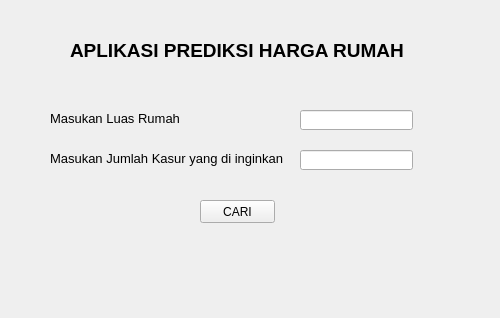
<?xml version="1.0" encoding="UTF-8"?>
<ui version="4.0">
 <class>Form</class>
 <widget class="QWidget" name="Form">
  <property name="geometry">
   <rect>
    <x>0</x>
    <y>0</y>
    <width>500</width>
    <height>318</height>
   </rect>
  </property>
  <property name="windowTitle">
   <string>Form</string>
  </property>
  <widget class="QLabel" name="label">
   <property name="geometry">
    <rect>
     <x>70</x>
     <y>20</y>
     <width>371</width>
     <height>61</height>
    </rect>
   </property>
   <property name="font">
    <font>
     <pointsize>14</pointsize>
     <weight>75</weight>
     <bold>true</bold>
    </font>
   </property>
   <property name="text">
    <string>APLIKASI PREDIKSI HARGA RUMAH</string>
   </property>
  </widget>
  <widget class="QLabel" name="label_2">
   <property name="geometry">
    <rect>
     <x>50</x>
     <y>110</y>
     <width>131</width>
     <height>16</height>
    </rect>
   </property>
   <property name="font">
    <font>
     <pointsize>10</pointsize>
    </font>
   </property>
   <property name="text">
    <string>Masukan Luas Rumah</string>
   </property>
  </widget>
  <widget class="QLineEdit" name="lineEdit">
   <property name="geometry">
    <rect>
     <x>300</x>
     <y>110</y>
     <width>113</width>
     <height>20</height>
    </rect>
   </property>
  </widget>
  <widget class="QLabel" name="label_3">
   <property name="geometry">
    <rect>
     <x>50</x>
     <y>150</y>
     <width>241</width>
     <height>16</height>
    </rect>
   </property>
   <property name="font">
    <font>
     <pointsize>10</pointsize>
    </font>
   </property>
   <property name="text">
    <string>Masukan Jumlah Kasur yang di inginkan</string>
   </property>
  </widget>
  <widget class="QLineEdit" name="lineEdit_2">
   <property name="geometry">
    <rect>
     <x>300</x>
     <y>150</y>
     <width>113</width>
     <height>20</height>
    </rect>
   </property>
  </widget>
  <widget class="QLabel" name="label_4">
   <property name="geometry">
    <rect>
     <x>120</x>
     <y>260</y>
     <width>241</width>
     <height>16</height>
    </rect>
   </property>
   <property name="font">
    <font>
     <pointsize>10</pointsize>
    </font>
   </property>
   <property name="text">
    <string/>
   </property>
  </widget>
  <widget class="QPushButton" name="pushButton">
   <property name="geometry">
    <rect>
     <x>200</x>
     <y>200</y>
     <width>75</width>
     <height>23</height>
    </rect>
   </property>
   <property name="text">
    <string>CARI</string>
   </property>
  </widget>
 </widget>
 <resources/>
 <connections/>
</ui>
